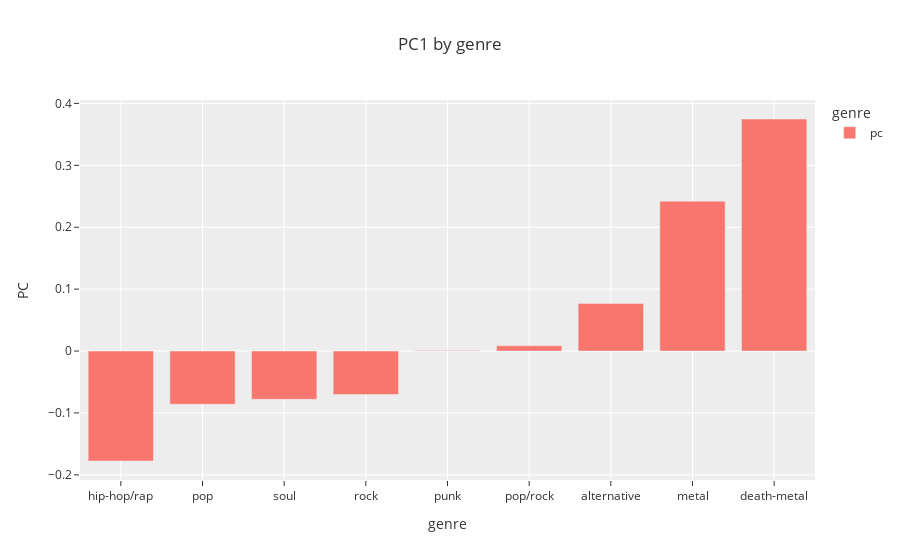

This figure's notebook cell:
### Code cell
pd.DataFrame(mergePCA(df,df_embed,1).groupby('genre')['pc'].mean()).\
                            sort_values(by='pc').plot.bar(labels=dict(variable="genre", value="PC"),template='ggplot2',title='PC1 by genre')

### Figure 1 — Plotly figure (JSON) as saved in the notebook; plotly's stock layout.template omitted (floating-point values rounded to 4 significant figures)
{"data": [{"alignmentgroup": "True", "hovertemplate": "genre=%{x}<br>PC=%{y}<extra></extra>", "legendgroup": "pc", "marker": {"color": "#F8766D"}, "name": "pc", "offsetgroup": "pc", "orientation": "v", "showlegend": true, "textposition": "auto", "type": "bar", "x": ["hip-hop/rap", "pop", "soul", "rock", "punk", "pop/rock", "alternative", "metal", "death-metal"], "xaxis": "x", "y": [-0.1776, -0.08602, -0.07787, -0.07015, 0.0009996, 0.008471, 0.07669, 0.2421, 0.3748], "yaxis": "y"}], "layout": {"barmode": "relative", "legend": {"title": {"text": "genre"}, "tracegroupgap": 0}, "title": {"text": "PC1 by genre"}, "xaxis": {"anchor": "y", "domain": [0, 1], "title": {"text": "genre"}}, "yaxis": {"anchor": "x", "domain": [0, 1], "title": {"text": "PC"}}}}
